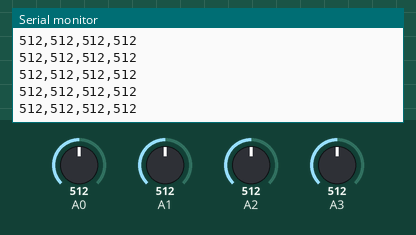
Recording of a sketch running on a simulated Arduino Uno, built with avr-gcc and run on an emulated ATmega328P. Parts: the last lines printed to the serial monitor. Inputs (shaded band) come from the test bench; at power-on: A0 = 512, A1 = 512, A2 = 512, A3 = 512.

Above: at 1.2 s.
1.3 s: A0 set to 716
At 2.2 s:
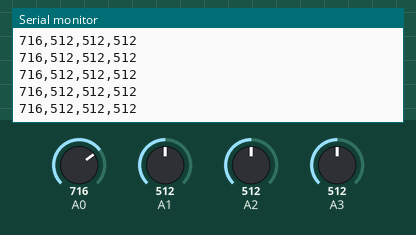
2.8 s: A1 set to 716
At 3.8 s:
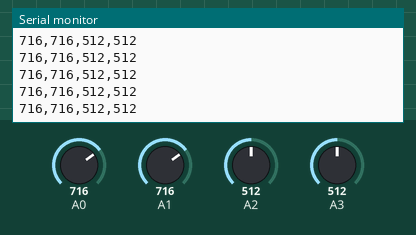
4.3 s: A2 set to 716
At 4.9 s:
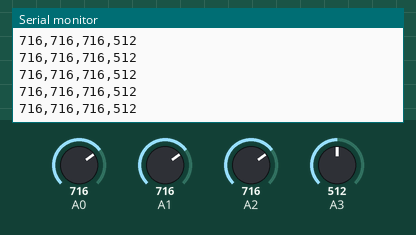
5.8 s: A3 set to 716
At 6.8 s:
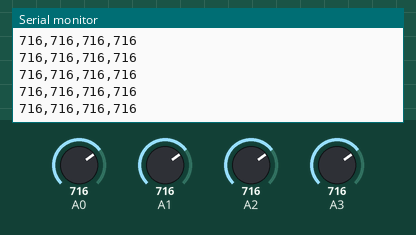
7.3 s: A0 set to 992
At 7.9 s:
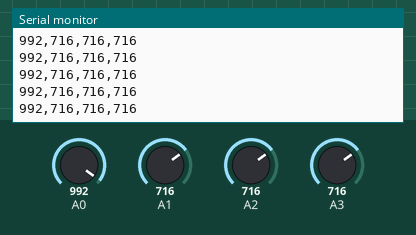
8.8 s: A1 set to 992
At 9.5 s:
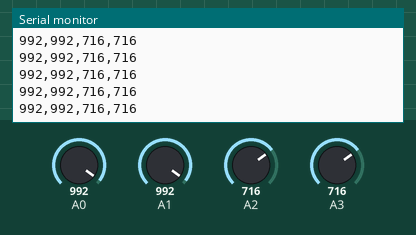
Timing chart, 0 to 9.8 s (numbered marks = the images above; inputs shaded):
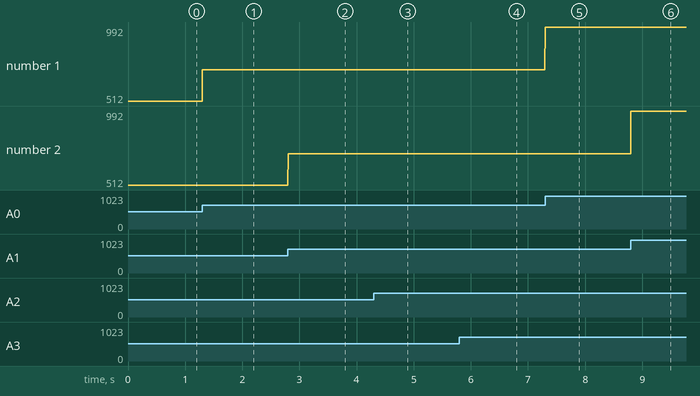

Measured:
- after the input at 1.3 s, the serial monitor: prints a new line at once (image 1)
- after the input at 2.8 s, the serial monitor: prints a new line at once (image 2)
- after the input at 4.3 s, the serial monitor: prints a new line at once (image 3)
- after the input at 5.8 s, the serial monitor: prints a new line at once (image 4)
- after the input at 7.3 s, the serial monitor: prints a new line at once (image 5)
- after the input at 8.8 s, the serial monitor: prints a new line at once (image 6)
- plotted number 1: 512 → 716 after the input at 1.3 s, 716 → 992 after the input at 7.3 s

The sketch:

emg.ino
```cpp
// All definitions
#define NUMCHANNELS 4
#define SAMPFREQ 256                      // ADC sampling rate 256
#define PERIOD_us (1000000/(SAMPFREQ))    // Set 256Hz sampling frequency

// Global constants and variables
unsigned char CurrentCh;         //Current channel being sampled.
unsigned long last_us = 0L;      // Helper for the sample rate

//~~~~~~~~~~
// Functions
//~~~~~~~~~~

/****************************************************/
/*  Function name: setup                            */
/*  Parameters                                      */
/*    Input   :  No	                                */
/*    Output  :  No                                 */
/*    Action  : Initializes all peripherals         */
/****************************************************/
void setup() {
 // Serial Port
 Serial.begin(115200);
}


/****************************************************/
/*  Function name: loop                             */
/*  Parameters                                      */
/*    Input   :  No	                                */
/*    Output  :  No                                 */
/*    Action  :  Reads the data.                    */
/****************************************************/
void loop() {
  if (micros() - last_us > PERIOD_us) {
    last_us += PERIOD_us;

    //Read the 4 ADC inputs
    for(CurrentCh = 0; CurrentCh < NUMCHANNELS; CurrentCh++){
        Serial.print(analogRead(CurrentCh));

      if (CurrentCh != NUMCHANNELS - 1) {
        Serial.print(",");
      }
    }
    Serial.println();
  }
}
```
